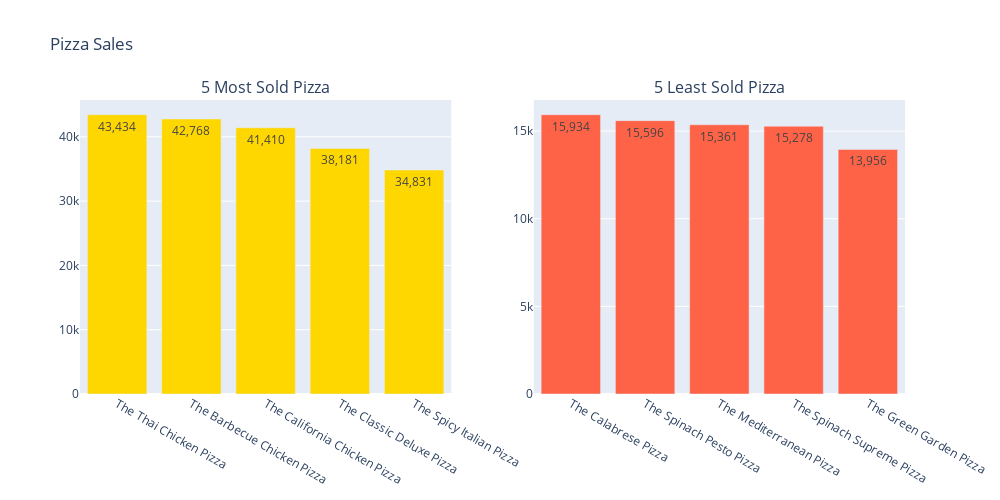

The notebook cell saved with this chart:
### Code cell
double_bar_sum('gold', 'tomato', '5 Most Sold Pizza', '5 Least Sold Pizza', 'Pizza Sales')

### Figure 1 — Plotly figure (JSON) as saved in the notebook; plotly's stock layout.template omitted (floating-point values rounded to 4 significant figures)
{"data": [{"marker": {"color": "gold"}, "orientation": "v", "text": [43430.0, 42768, 41410.0, 38180.0, 34830.0], "texttemplate": "%{text:,.0f}", "type": "bar", "x": ["The Thai Chicken Pizza", "The Barbecue Chicken Pizza", "The California Chicken Pizza", "The Classic Deluxe Pizza", "The Spicy Italian Pizza"], "xaxis": "x", "y": [43430.0, 42768, 41410.0, 38180.0, 34830.0], "yaxis": "y"}, {"marker": {"color": "tomato"}, "orientation": "v", "text": [15930.0, 15596, 15360.0, 15280.0, 13960.0], "texttemplate": "%{text:,.0f}", "type": "bar", "x": ["The Calabrese Pizza", "The Spinach Pesto Pizza", "The Mediterranean Pizza", "The Spinach Supreme Pizza", "The Green Garden Pizza"], "xaxis": "x2", "y": [15930.0, 15596, 15360.0, 15280.0, 13960.0], "yaxis": "y2"}], "layout": {"annotations": [{"font": {"size": 16}, "showarrow": false, "text": "5 Most Sold Pizza", "x": 0.225, "xanchor": "center", "xref": "paper", "y": 1, "yanchor": "bottom", "yref": "paper"}, {"font": {"size": 16}, "showarrow": false, "text": "5 Least Sold Pizza", "x": 0.775, "xanchor": "center", "xref": "paper", "y": 1, "yanchor": "bottom", "yref": "paper"}], "height": 500, "showlegend": false, "title": {"text": "Pizza Sales"}, "width": 1000, "xaxis": {"anchor": "y", "domain": [0, 0.45]}, "xaxis2": {"anchor": "y2", "domain": [0.55, 1]}, "yaxis": {"anchor": "x", "domain": [0, 1]}, "yaxis2": {"anchor": "x2", "domain": [0, 1]}}}
